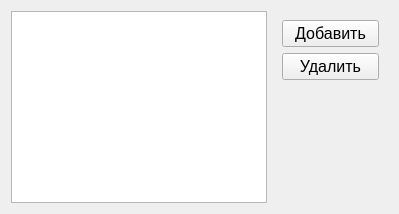
            <widget class="QWidget" name="tab_2">
             <attribute name="title">
              <string>События</string>
             </attribute>
             <layout class="QHBoxLayout" name="horizontalLayout_9">
              <item>
               <widget class="QTableView" name="param_view">
                <property name="font">
                 <font>
                  <family>Tahoma</family>
                  <pointsize>12</pointsize>
                 </font>
                </property>
                <property name="alternatingRowColors">
                 <bool>true</bool>
                </property>
                <property name="sortingEnabled">
                 <bool>true</bool>
                </property>
                <attribute name="horizontalHeaderHighlightSections">
                 <bool>true</bool>
                </attribute>
                <attribute name="horizontalHeaderStretchLastSection">
                 <bool>true</bool>
                </attribute>
                <attribute name="verticalHeaderVisible">
                 <bool>false</bool>
                </attribute>
                <attribute name="verticalHeaderCascadingSectionResizes">
                 <bool>true</bool>
                </attribute>
                <attribute name="verticalHeaderDefaultSectionSize">
                 <number>27</number>
                </attribute>
               </widget>
              </item>
              <item>
               <widget class="QWidget" name="widget" native="true">
                <layout class="QVBoxLayout" name="verticalLayout_10">
                 <item>
                  <widget class="QPushButton" name="add_param_button">
                   <property name="font">
                    <font>
                     <family>Tahoma</family>
                     <pointsize>12</pointsize>
                    </font>
                   </property>
                   <property name="styleSheet">
                    <string notr="true">padding: 3px 12px;</string>
                   </property>
                   <property name="text">
                    <string>Добавить</string>
                   </property>
                  </widget>
                 </item>
                 <item>
                  <widget class="QPushButton" name="remove_param_button">
                   <property name="font">
                    <font>
                     <family>Tahoma</family>
                     <pointsize>12</pointsize>
                    </font>
                   </property>
                   <property name="styleSheet">
                    <string notr="true">padding: 3px 12px;</string>
                   </property>
                   <property name="text">
                    <string>Удалить</string>
                   </property>
                  </widget>
                 </item>
                 <item>
                  <spacer name="verticalSpacer_2">
                   <property name="orientation">
                    <enum>Qt::Vertical</enum>
                   </property>
                   <property name="sizeHint" stdset="0">
                    <size>
                     <width>20</width>
                     <height>40</height>
                    </size>
                   </property>
                  </spacer>
                 </item>
                </layout>
               </widget>
              </item>
             </layout>
            </widget>
